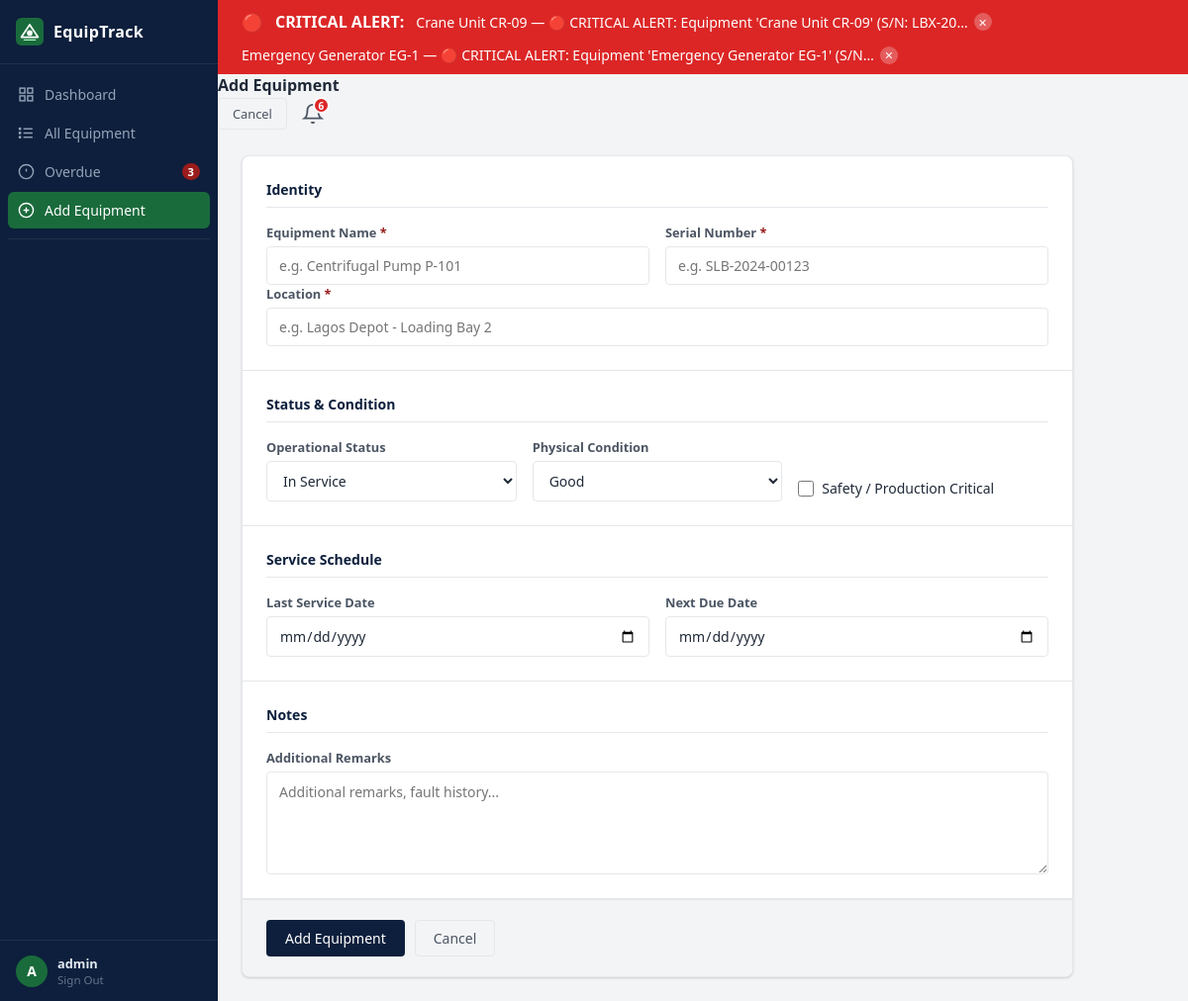
/equipment/add/ (signed in), run on the app's committed database.
### notifications/models.py (models this page shows, shortened)
class Notification(models.Model):
    STATUS_CHOICES = [
        ('in_service', 'In Service'),
        ('under_maintenance', 'Under Maintenance'),
        ('out_of_service', 'Out Of Service'),
        ('critical', 'Critical'),
        ('overdue', 'Overdue'),
    ]
    equipment = models.ForeignKey(
        'tracker.Equipment',
        on_delete=models.CASCADE,
        related_name='notifications',
    )
    user = models.ForeignKey(
        User,
        on_delete=models.CASCADE,
        null=True,
        blank=True,
    )
    status  = models.CharField(max_length=20, choices=STATUS_CHOICES)
    message = models.TextField()
    is_read = models.BooleanField(default=False)
    is_dismissed = models.BooleanField(default=False)
    created_at = models.DateTimeField(auto_now_add=True)
    class Meta:
        ordering = ['-created_at']

### tracker/models.py (models this page shows, shortened)
class Equipment(models.Model):
    class Condition(models.TextChoices):
        GOOD = "good", "Good"
        FAIR = "fair", "Fair"
        POOR = "poor", "Poor"
    class Status(models.TextChoices):
        IN_SERVICE        = "in_service",        "In Service"
        UNDER_MAINTENANCE = "under_maintenance",  "Under Maintenance"
        OUT_OF_SERVICE    = "out_of_service",     "Out of Service"
    name              = models.CharField(max_length=200)
    serial_number     = models.CharField(max_length=100, unique=True)
    location          = models.CharField(max_length=200)
    condition         = models.CharField(max_length=10, choices=Condition.choices, default=Condition.GOOD)
    status            = models.CharField(max_length=20, choices=Status.choices, default=Status.IN_SERVICE, db_index=True)
    critical          = models.BooleanField(default=False, db_index=True)
    last_service_date = models.DateField(null=True, blank=True)
    next_due_date     = models.DateField(null=True, blank=True, db_index=True)
    notes             = models.TextField(blank=True, default="")
    created_at        = models.DateTimeField(auto_now_add=True)
    updated_at        = models.DateTimeField(auto_now=True)
    class Meta:
        ordering = ["next_due_date"]
        verbose_name = "Equipment"
        verbose_name_plural = "Equipment"

### tracker/views.py (the view)
# urls.py: path('equipment/add/', views.equipment_create,   name='equipment_create'),
@login_required
def equipment_create(request):
    form = EquipmentForm(request.POST or None)
    if form.is_valid():
        eq = form.save()
        messages.success(request, f'"{eq.name}" was added successfully.')
        return redirect('tracker:equipment_detail', pk=eq.pk)
    return render(request, 'tracker/equipment_form.html', {'form': form, 'action': 'Add', **_stats()})

### notifications/context_processors.py (called while the page is built)
def notifications_processor(request):
    if not request.user.is_authenticated:
        return {}
    unread = Notification.objects.filter(
        user=request.user,
        is_read=False,
        is_dismissed=False,
    ).select_related('equipment').order_by('-created_at')
    critical = unread.filter(status='critical')
    return {
        'unread_notifications': unread,
        'critical_notifications': critical,
        'unread_count': unread.count(),
    }

### tracker/views.py (called while the page is built)
def _stats():
    today = timezone.now().date()
    return {
        'total':       Equipment.objects.count(),
        'in_service':  Equipment.objects.filter(status=Equipment.Status.IN_SERVICE).count(),
        'maintenance': Equipment.objects.filter(status=Equipment.Status.UNDER_MAINTENANCE).count(),
        'out_service': Equipment.objects.filter(status=Equipment.Status.OUT_OF_SERVICE).count(),
        'overdue':     Equipment.objects.filter(next_due_date__lt=today).count(),
        'critical':    Equipment.objects.filter(critical=True).count(),
        'due_soon':    Equipment.objects.filter(
                           next_due_date__gte=today,
                           next_due_date__lte=today + timedelta(days=14)
                       ).count(),
    }

### tracker/templates/tracker/equipment_form.html (shortened to what this page needs)
{% extends 'tracker/base.html' %}
{% block nav_add %}{% if action == 'Add' %}active{% endif %}{% endblock %}
{% block page_title %}{{ action }} Equipment{% endblock %}
{% block topbar_actions %}
  {% if equipment %}
    <a href="{% url 'tracker:equipment_detail' equipment.pk %}" class="btn btn--ghost btn--sm">Cancel</a>
  {% else %}
    <a href="{% url 'tracker:equipment_list' %}" class="btn btn--ghost btn--sm">Cancel</a>
  {% endif %}
{% endblock %}
{% block content %}
<div class="form-layout">
  <form method="post" class="form-card">
    <div class="form-section">
      <h3 class="form-section__title">Identity</h3>
      <div class="form-row form-row--2col">
        <div class="form-group">
          <label class="form-label" for="{{ form.name.id_for_label }}">
            Equipment Name <span class="required">*</span>
          </label>
          {{ form.name }}
        </div>
        <div class="form-group">
          <label class="form-label" for="{{ form.serial_number.id_for_label }}">
            Serial Number <span class="required">*</span>
          </label>
          {{ form.serial_number }}
        </div>
      </div>
      <div class="form-group">
        <label class="form-label" for="{{ form.location.id_for_label }}">Location <span class="required">*</span></label>
        {{ form.location }}
      </div>
    </div>
    <div class="form-section">
      <h3 class="form-section__title">Status &amp; Condition</h3>
      <div class="form-row form-row--3col">
        <div class="form-group">
          <label class="form-label">Operational Status</label>
          {{ form.status }}
        </div>
        <div class="form-group">
          <label class="form-label">Physical Condition</label>
          {{ form.condition }}
        </div>
        <div class="form-group form-group--checkbox">
          <label class="checkbox-label">
            {{ form.critical }}
            <span>Safety / Production Critical</span>
          </label>
        </div>
      </div>
    </div>
    <div class="form-section">
      <h3 class="form-section__title">Service Schedule</h3>
      <div class="form-row form-row--2col">
        <div class="form-group">
          <label class="form-label">Last Service Date</label>
          {{ form.last_service_date }}
        </div>
        <div class="form-group">
          <label class="form-label">Next Due Date</label>
          {{ form.next_due_date }}
        </div>
      </div>
    </div>
    <div class="form-section">
      <h3 class="form-section__title">Notes</h3>
      <div class="form-group">
        <label class="form-label">Additional Remarks</label>
        {{ form.notes }}
      </div>
    </div>
    <div class="form-actions">
      <button type="submit" class="btn btn--primary">
        {% if action == 'Add' %}Add Equipment{% else %}Save Changes{% endif %}
      </button>
      {% if equipment %}
        <a href="{% url 'tracker:equipment_detail' equipment.pk %}" class="btn btn--ghost">Cancel</a>
      {% else %}
        <a href="{% url 'tracker:equipment_list' %}" class="btn btn--ghost">Cancel</a>
      {% endif %}
    </div>
  </form>
</div>
{% endblock %}

### tracker/templates/tracker/base.html (shortened to what this page needs)
{% load static %}
<!DOCTYPE html>
<html lang="en">
<head>
  <link rel="stylesheet" href="{% static 'css/main.css' %}"/>
</head>
<body>
<div class="app-shell">
  <aside class="sidebar">
    <div class="sidebar__brand">
      <span>EquipTrack</span>
    </div>
    <nav class="sidebar__nav">
      <a href="{% url 'tracker:dashboard' %}" class="nav-item {% block nav_dashboard %}{% endblock %}">
        <svg viewBox="0 0 24 24" fill="none" stroke="currentColor" stroke-width="2"><rect x="3" y="3" width="7" height="7"/><rect x="14" y="3" width="7" height="7"/><rect x="14" y="14" width="7" height="7"/><rect x="3" y="14" width="7" height="7"/></svg>
        Dashboard
      </a>
      <a href="{% url 'tracker:equipment_list' %}" class="nav-item {% block nav_list %}{% endblock %}">
        All Equipment
      </a>
      <a href="{% url 'tracker:equipment_overdue' %}" class="nav-item {% block nav_overdue %}{% endblock %}">
        <svg viewBox="0 0 24 24" fill="none" stroke="currentColor" stroke-width="2"><circle cx="12" cy="12" r="10"/><line x1="12" y1="8" x2="12" y2="12"/><line x1="12" y1="16" x2="12.01" y2="16"/></svg>
        Overdue
        {% if overdue and overdue > 0 %}<span class="badge-count">{{ overdue }}</span>{% endif %}
      </a>
      <a href="{% url 'tracker:equipment_create' %}" class="nav-item {% block nav_add %}{% endblock %}">
        <svg viewBox="0 0 24 24" fill="none" stroke="currentColor" stroke-width="2"><circle cx="12" cy="12" r="10"/><line x1="12" y1="8" x2="12" y2="16"/><line x1="8" y1="12" x2="16" y2="12"/></svg>
        Add Equipment
      </a>
      <div class="sidebar__divider"></div>
    </nav>
    <div class="sidebar__user">
      <div class="user-avatar">{{ request.user.username|first|upper }}</div>
      <div class="user-info">
        <span class="user-name">{{ request.user.username }}</span>
        <a href="{% url 'logout' %}" class="user-logout">Sign Out</a>
      </div>
    </div>
  </aside>
  <div class="main-area">
    {% if critical_notifications %}
    <div class="critical-banner" id="criticalBanner">
      <div class="critical-banner__inner">
        <span class="critical-banner__icon">🔴</span>
        <strong>CRITICAL ALERT:</strong>
        {% for note in critical_notifications %}
          <span class="critical-banner__item">
            {{ note.equipment.name }} — {{ note.message|truncatechars:60 }}
            <button class="critical-banner__dismiss"
                    data-id="{{ note.pk }}"
                    data-url="{% url 'notifications:dismiss' note.pk %}">✕</button>
          </span>
        {% endfor %}
      </div>
    </div>
    {% endif %}
    <header class="topbar">
      <div class="topbar__left">
        <h2 class="topbar__title">{% block page_title %}{% endblock %}</h2>
      </div>
      <div class="topbar__right">
        {% block topbar_actions %}{% endblock %}
        {% if user.is_authenticated %}
        <div class="notif-bell" id="notifBell">
          <button class="notif-bell__btn" onclick="toggleDropdown()">
            <svg viewBox="0 0 24 24" fill="none" stroke="currentColor" stroke-width="2" width="22" height="22">
              <path d="M18 8A6 6 0 0 0 6 8c0 7-3 9-3 9h18s-3-2-3-9"/>
              <path d="M13.73 21a2 2 0 0 1-3.46 0"/>
            </svg>
            {% if unread_count > 0 %}
              <span class="notif-bell__badge">{{ unread_count }}</span>
            {% endif %}
          </button>
        </div>
        {% endif %}
      </div>
    </header>
    <main class="page-content">
      {% block content %}{% endblock %}
    </main>
  </div>
</div>
</body>
</html>

### data on the page
Notification: equipment.name "Crane Unit CR-09", message "🔴 CRITICAL ALERT: Equipment 'Crane Unit CR-09' (S/N: LBX-20…"
Notification: equipment.name "Emergency Generator EG-1", message "🔴 CRITICAL ALERT: Equipment 'Emergency Generator EG-1' (S/N…"

### other printed values
{{ overdue }} "3"
{{ request.user.username|first|upper }} "A"
{{ request.user.username }} "admin"
{{ action }} "Add"
{{ unread_count }} "6"
